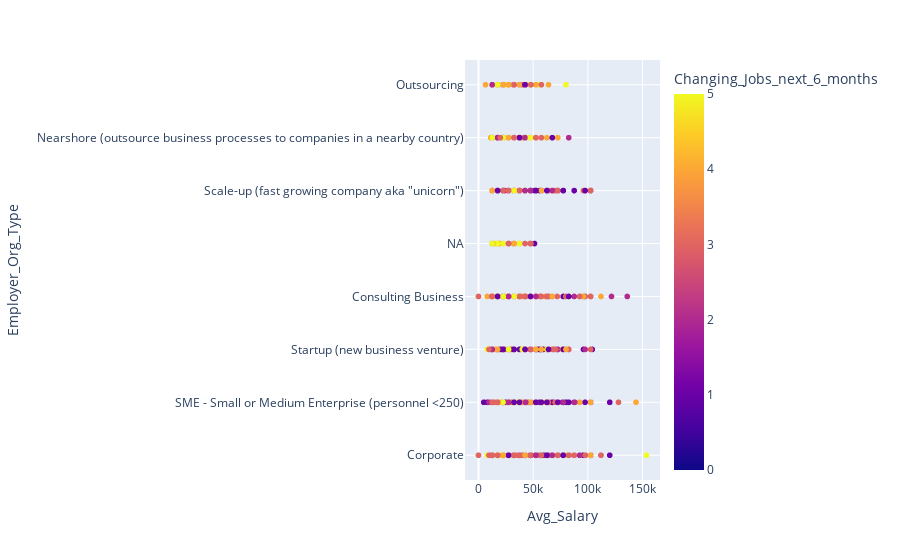

The notebook cell saved with this chart:
### Markdown cell above
## Avg Salary vs Employer Org Type vs Willing to change jobs

### Code cell
fig_2=px.scatter(comp_df,
                 x='Avg_Salary',
                 y='Employer_Org_Type',
                 color='Changing_Jobs_next_6_months')

fig_2.show()

### Figure 1 — Plotly figure (JSON) as saved in the notebook; plotly's stock layout.template omitted (floating-point values rounded to 4 significant figures; data arrays with more than 128 entries replaced by an {"elided": "..."} marker saying what was removed)
{"data": [{"hovertemplate": "Avg_Salary=%{x}<br>Employer_Org_Type=%{y}<br>Changing_Jobs_next_6_months=%{marker.color}<extra></extra>", "legendgroup": "", "marker": {"color": {"elided": "3371 int values"}, "coloraxis": "coloraxis", "symbol": "circle"}, "mode": "markers", "name": "", "showlegend": false, "type": "scattergl", "x": {"elided": "3371 int values"}, "xaxis": "x", "y": {"elided": "3371 str values"}, "yaxis": "y"}], "layout": {"coloraxis": {"colorbar": {"title": {"text": "Changing_Jobs_next_6_months"}}, "colorscale": [[0, "#0d0887"], [0.1111, "#46039f"], [0.2222, "#7201a8"], [0.3333, "#9c179e"], [0.4444, "#bd3786"], [0.5556, "#d8576b"], [0.6667, "#ed7953"], [0.7778, "#fb9f3a"], [0.8889, "#fdca26"], [1, "#f0f921"]]}, "legend": {"tracegroupgap": 0}, "margin": {"t": 60}, "xaxis": {"anchor": "y", "domain": [0, 1], "title": {"text": "Avg_Salary"}}, "yaxis": {"anchor": "x", "domain": [0, 1], "title": {"text": "Employer_Org_Type"}}}}
